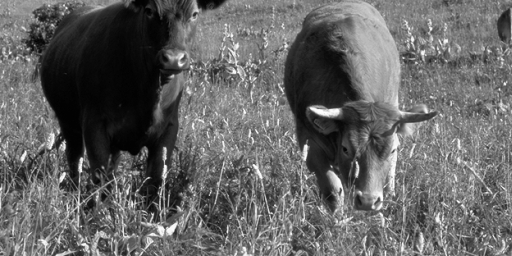
#> input picture Exercises/Data/Exercise_0/natIMG.jpeg, 512 x 256 px
$ jupyter execute --allow-errors Exercise-00.ipynb   (older library calls are emulated)
#> lines starting #> are read from the running program, lines starting #| are printed output that depends on the picture
[cell 1]
import numpy as np
from scipy import linalg
import scipy.stats as stats
import math
import matplotlib.pyplot as plt
from scipy.stats import multivariate_normal

[cell 2]
bf1=plt.figure(figsize=(18, 7), dpi=80)
# 1. Subplot: Normal distribution
ax1 = plt.subplot(121)

#Scale
x_ticks1=np.linspace(-8,8,9)
y_ticks1=np.linspace(0,0.40,9)

mu = 0
variance = 1
sigma = math.sqrt(variance)
x = np.linspace(mu - 8*sigma, mu + 8*sigma, 100)

plt.title("The Standard normal distribution")
plt.xticks(ticks=x_ticks1)
plt.yticks(ticks=y_ticks1)
plt.plot(x, stats.norm.pdf(x, mu, sigma))
plt.xlabel("x")
plt.ylabel("pdf(x)")

# 2. Subplot: sin(exp(x))

ax2 = plt.subplot(122)

# Initializing the random seed
random_seed=1000

# List containing the variance
# covariance values
cov_val = [0]

# Setting mean of the distributino
# to be at (0,0)
mean = np.array([0,0])

# Storing density function values for
# further analysis
pdf_list = []

# Iterating over different covariance values
for val in cov_val:

    # Initializing the covariance matrix
    cov = np.array([[1, val], [val, 1]])

    # Generating a Gaussian bivariate distribution
    # with given mean and covariance matrix
    distr = multivariate_normal(cov = cov, mean = mean,
                                seed = random_seed)

    # Generating a meshgrid complacent with
    # the 3-sigma boundary
    mean_1, mean_2 = mean[0], mean[1]
    sigma_1, sigma_2 = cov[0,0], cov[1,1]

    x = np.linspace(-8*sigma_1, 8*sigma_1, num=50)
    y = np.linspace(-8*sigma_2, 8*sigma_2, num=50)
    X, Y = np.meshgrid(x,y)

    # Generating the density function
    # for each point in the meshgrid
    pdf = np.zeros(X.shape)
    for i in range(X.shape[0]):
        for j in range(X.shape[1]):
            pdf[i,j] = distr.pdf([X[i,j], Y[i,j]])

    pdf_list.append(pdf)


# Plotting contour plots
for val in pdf_list:
    plt.contourf(X, Y, val, cmap='viridis')
    plt.xlabel("x1")
    plt.ylabel("x2")
    # plt.title(f'Covariance between x1 and x2 = {cov_val[idx]}')


plt.colorbar()
plt.title("The bivariate standard normal distribution")
plt.show()
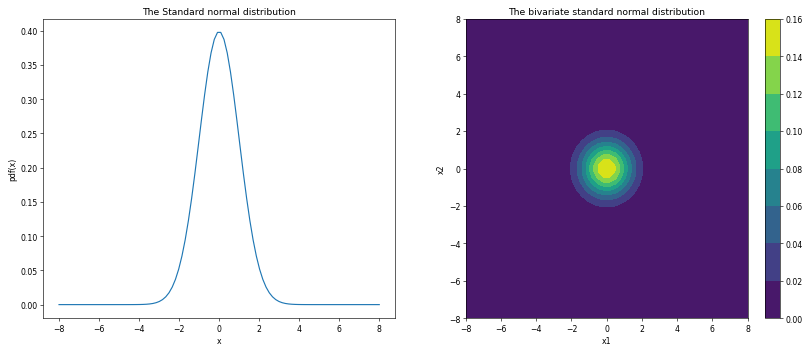
#> figure drawn by matplotlib, 3 panels; panel 1: curve peaks at x = -0.0808, y = 0.398

[cell 3]
f1=plt.figure(figsize=(18, 7), dpi=80)
# 1. Subplot: Normal distribution
ax1 = plt.subplot(121)

#Scale
x_ticks1=np.linspace(-8,8,9)
y_ticks1=np.linspace(0,0.40,9)

mu = 0
variance = 1
sigma = math.sqrt(variance)
x = np.linspace(mu - 8*sigma, mu + 8*sigma, 100)

plt.title("The Standard normal distribution")
plt.xticks(ticks=x_ticks1)
plt.yticks(ticks=y_ticks1)
plt.plot(x, stats.norm.pdf(x, mu, sigma))
plt.xlabel("x")
plt.ylabel("pdf(x)")

# 2. Subplot: Bivariate standard normal distribution

ax2 = plt.subplot(122)

x=y=np.linspace(-8,8,50, endpoint=True)
xx,yy=np.meshgrid(x,y)
z=1/(sigma*np.sqrt(np.pi*2))*np.exp(-(xx**2+yy**2)/(2*sigma))
h=plt.contourf(x,y,z, cmap='viridis')
ax_cbar=plt.colorbar
plt.xlabel('$x_1$')
plt.ylabel('$x_2$', rotation='horizontal')
# ax_cbar.set_label('$pdf(x_1,x_2)$')
plt.title('The bivariate standard normal distribution')
plt.colorbar()


plt.show()
#> figure, not shown here; panel 1: curve peaks at x = -0.0808, y = 0.398

#> (a cell that did not finish here is left out)

#> (a cell that did not finish here is left out)

[cell 6]
#Visualizetheconditionaldensitiesfor“apples”and“oranges”separately(i.e.P(x|yT =0)
#and P(x|yT = 1) by:

from scipy.interpolate import interp2d

def binedges2center(edges_x, edges_y):
    xcenters = (edges_x[:-1] + edges_x[1:]) / 2.
    ycenters = (edges_y[:-1] + edges_y[1:]) / 2.
    return xcenters, ycenters


#> (the rest of this cell did not finish here and is left out)

[cell 7]
import seaborn as sns
import pandas as pd

def visualize(df, joint_plot=plt.scatter):
    plt.figure()
    df0 = df[df.y==0]
    df1 = df[df.y==1]
    g = sns.JointGrid(x=df0.x1, y=df0.x2)
    g = g.plot_joint(joint_plot, marker='.')
    g.ax_joint.grid()
    g.ax_joint.set_xlabel('$'+g.ax_joint.get_xlabel()+'$')
    g.ax_joint.set_ylabel('$'+g.ax_joint.get_ylabel()+'$')
    g = g.plot_marginals(sns.kdeplot)
    # Now the other class
    g.x = df1.x1
    g.y = df1.x2
    g = g.plot_joint(joint_plot, marker='.')
    g.ax_joint.grid()
    g = g.plot_marginals(sns.distplot,kde=True,hist=False,)
    g.ax_marg_x.set_xlabel('')
    g.ax_marg_y.set_ylabel('')
    g.ax_joint.grid()
    return g

#> (the rest of this cell did not finish here and is left out)

#> (a cell that did not finish here is left out)

[cell 9]
def project_dot_per_sample(X, w):
        p = [np.dot(w, sample) for sample in X.T]
        return np.array(p)

def project_sum_prod_per_samle(X, w):
    p = []
    for sample in X.T:
        sp = 0
        for els, elw in zip(sample, w):
            sp += els * elw
            p.append(sp)
    return np.array(p)

def project_matrix_op(X,w):
    return w @ X # @ operation only available for Python3, potentially fastest

w = [-1.05,  2.183,  2.171]
#> (the rest of this cell did not finish here and is left out)

#> (a cell that did not finish here is left out)

[cell 11]
natimg = plt.imread('Data/Exercise_0/natIMG.jpeg')
#> natimg is the input picture: shape (256, 512); min 0, max 255, mean 100.6
print(natimg.shape)
#| (256, 512)
print(natimg)
#> (printed output is left out)

fig = plt.figure(figsize=(15,10))
plt.imshow(natimg, cmap='viridis', interpolation='none')
plt.colorbar(fraction=0.02)
plt.title('image pixel matrix')
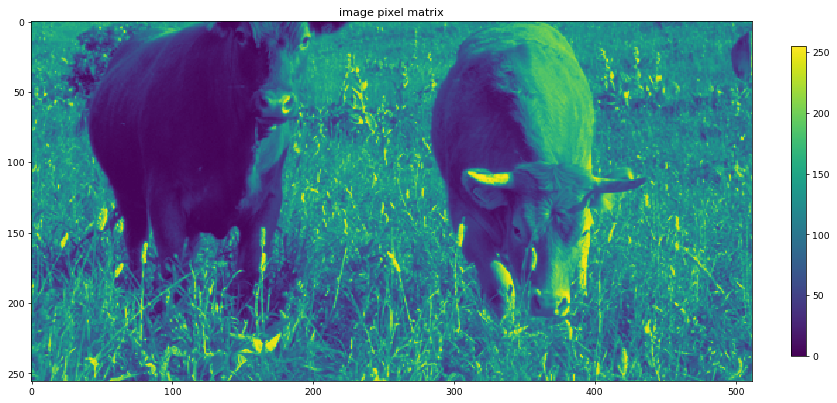
#> figure drawn by matplotlib, 2 panels

[cell 12]
from scipy import signal
width = 3
kernel = np.zeros((width,width))
kernel[:,:int(width/2)] = -1
kernel[int(width/2),:int(width/2)] = -2
kernel[:,int(width/2):] = 1
kernel[int(width/2),int(width/2):] = 2
kernel[:,int(width/2)] = 0
print(kernel)
response_v = signal.convolve2d(natimg/255., kernel, boundary='symm', mode='same')
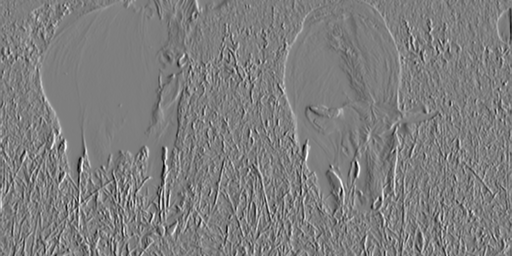
#> response_v: shape (256, 512) float64; min -3, max 3.04, mean 0.000281; drawn with min black and max white
response_h = signal.convolve2d(natimg/255., kernel.T, boundary='symm', mode='same')
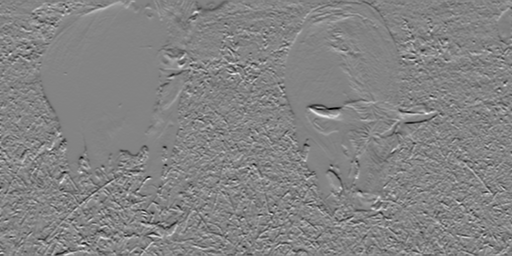
#> response_h: shape (256, 512) float64; min -2.94, max 2.75, mean -0.000677; drawn with min black and max white

fig, (ax1, ax2, ax3) = plt.subplots(1,3, figsize=(15,3))
ax1.imshow(natimg, cmap='gray', interpolation='none')
ax1.set_title("original image")
ax2.imshow(response_v, cmap='gray', interpolation='none')
ax2.set_title("vertical edges")
ax3.imshow(response_h, cmap='gray', interpolation='none')
ax3.set_title("horizontal edges")
plt.show()
